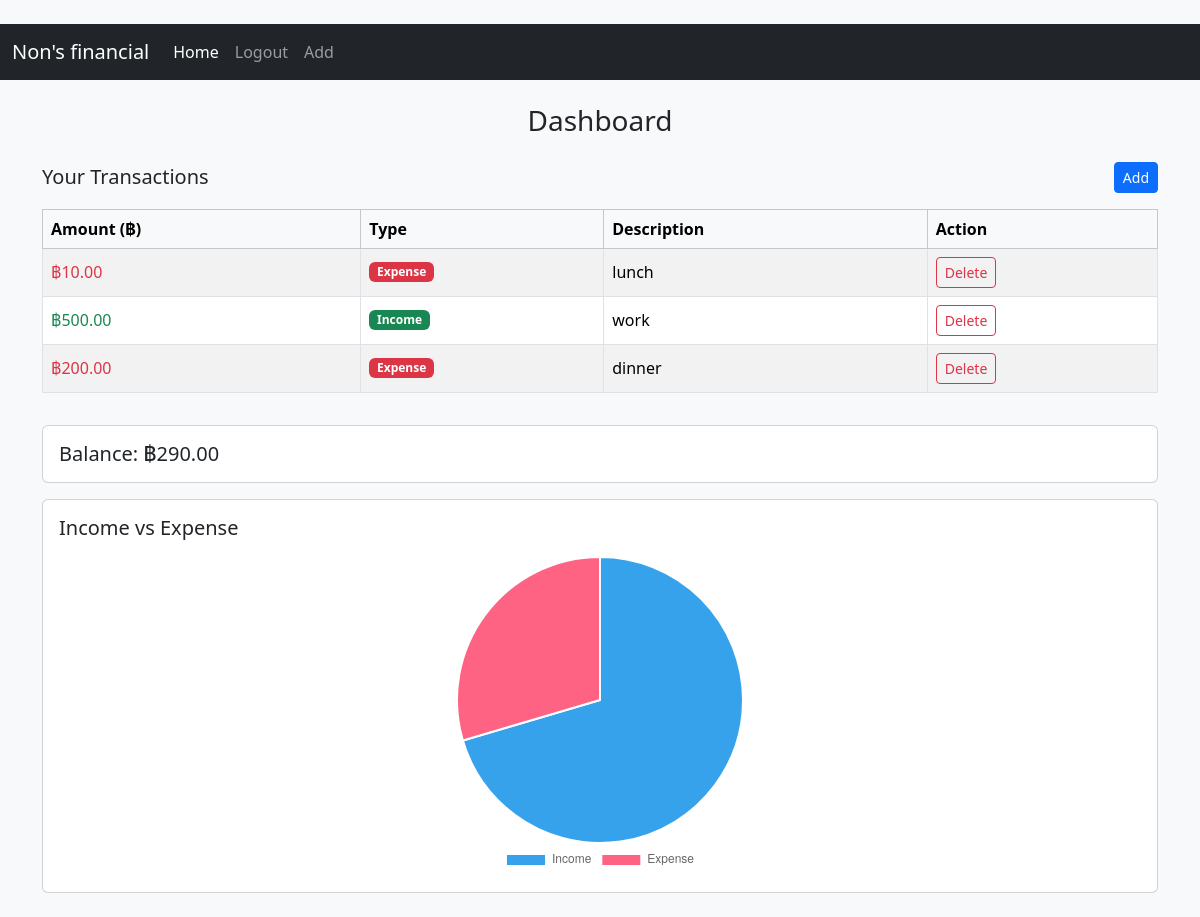
The app's page /dashboard (signed in) with its own data.
### tables this page shows
CREATE TABLE transactions (
    id INTEGER PRIMARY KEY AUTOINCREMENT,
    user_id INTEGER,
    amount REAL,
    type TEXT,
    description TEXT
);

### routes/dashboard.py (the view)
@dash.route("/dashboard")
def dashboard():
    if "user_id" not in session:
        flash("Login first!", category="error")
        return redirect(url_for("auth.login"))
    conn = sqlite3.connect("database.db", check_same_thread=False)
    cur = conn.cursor()
    cur.execute(
        "SELECT id, amount, type, description FROM transactions WHERE user_id=?",(session["user_id"],)
    )
    transactions = cur.fetchall()
    balance = 0
    for t in transactions:
        if t[2] == "income":
            balance += t[1]
        else:
            balance -= t[1]
    cur.execute("""
    SELECT type, SUM(amount)
    FROM transactions
    WHERE user_id=?
    GROUP BY type
    """, (session["user_id"],))
    data = cur.fetchall()
    income = 0
    expense = 0
    for d in data:
        if d[0] == "income":
            income = d[1]
        else:
            expense = d[1]
    conn.close()
    return render_template("dashboard.html", transactions=transactions, balance=balance,
                           income=income, expense=expense)

### templates/dashboard.html (shortened to what this page needs)
﻿{% extends "base.html" %}
{% block content %}
<div class="py-4">
    <h3 class="text-center mb-4">Dashboard</h3>
    <div class="d-flex justify-content-between align-items-center mb-3">
        <h2 class="h5 mb-0">Your Transactions</h2>
        <a class="btn btn-primary btn-sm" href="{{ url_for('fina.add') }}">Add</a>
    </div>
    {% if transactions %}
    <div class="table-responsive">
        <table class="table table-bordered table-striped align-middle">
            <thead class="table-light">
                <tr>
                    <th>Amount (฿)</th>
                    <th>Type</th>
                    <th>Description</th>
                    <th>Action</th>
                </tr>
            </thead>
            <tbody>
                {% for t in transactions %}
                <tr>
                    <td class="{{ 'text-success' if t[2] == 'income' else 'text-danger' }}">
                        ฿{{ "%.2f"|format(t[1]) }}
                    </td>
                    <td>
                        <span class="badge {{ 'text-bg-success' if t[2] == 'income' else 'text-bg-danger' }}">
                            {{ t[2]|capitalize }}
                        </span>
                    </td>
                    <td>{{ t[3] }}</td>
                    <td>
                        <form method="POST" action="{{ url_for('dash.delete', id=t[0]) }}" class="d-inline">
                            <button class="btn btn-sm btn-outline-danger" type="submit">Delete</button>
                        </form>
                    </td>
                </tr>
                {% endfor %}
            </tbody>
        </table>
    </div>
    {% else %}
    <div class="alert alert-secondary">No transactions yet.</div>
    {% endif %}
    <div class="card mt-3">
        <div class="card-body">
            <h2 class="h5 mb-0">Balance: ฿{{ "%.2f"|format(balance) }}</h2>
        </div>
    </div>
    <div class="card mt-3">
        <div class="card-body">
            <h5 class="mb-3">Income vs Expense</h5>
            <div class="mx-auto" style="max-width: 420px; height: 320px;">
                <canvas id="chart" style="width: 100%; height: 100%;"></canvas>
            </div>
        </div>
    </div>
    <script>
    const ctx = document.getElementById('chart');
    new Chart(ctx, {
        type: 'pie',
        data: {
            labels: ['Income', 'Expense'],
            datasets: [{
                data: [{{ income }}, {{ expense }}]
            }]
        },
        options: {
            responsive: true,
            maintainAspectRatio: false,
            plugins: {
                legend: {
                    position: 'bottom'
                }
            }
        }
    });
    </script>
</div>
{% endblock %}

### records on screen
transactions: amount "10.00", type "Expense", description "lunch"
transactions: amount "500.00", type "Income", description "work"
transactions: amount "200.00", type "Expense", description "dinner"

### other values on screen
{{ "%.2f"|format(balance) }} "290.00"
chart data {{ income }} 500.0
chart data {{ expense }} 210.0
